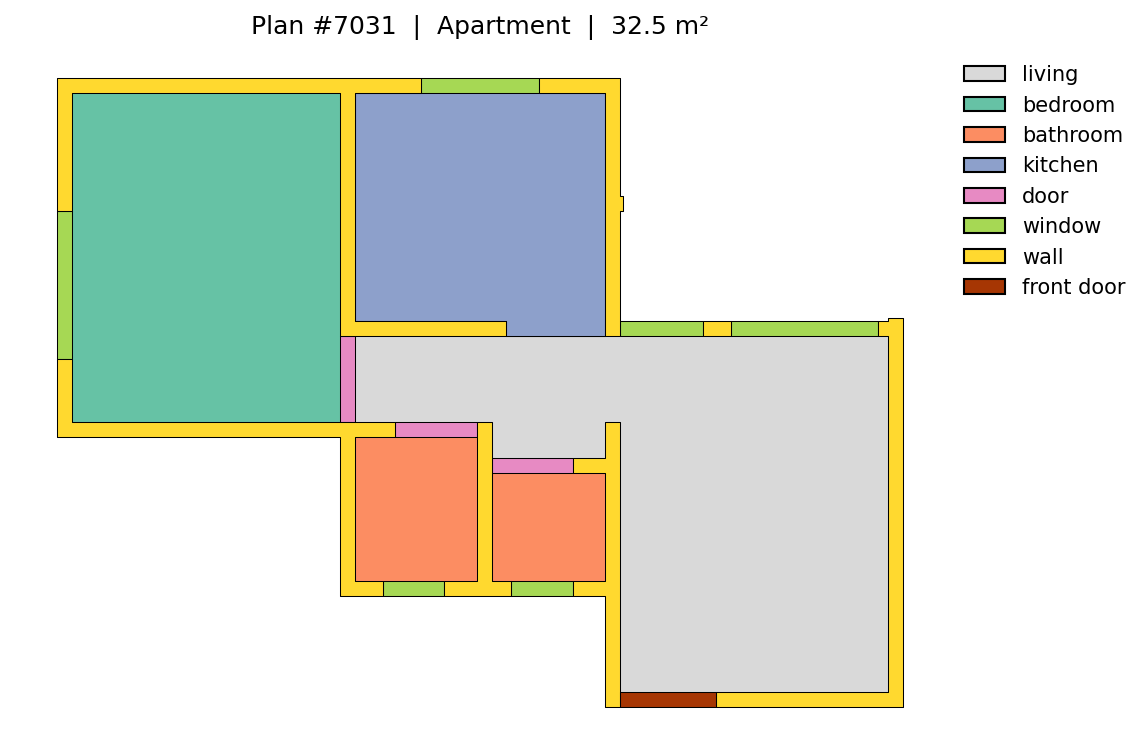
#> input picture furniture_placer/examples/plan_7031.png, 1148 x 753 px
$ python extract.py examples/plan_7031.png
#> lines starting #> are read from the running program, lines starting #| are printed output that depends on the picture; after the words box and inside, x2 and y2 are one past the last pixel; in counts of white or black regions, pixels touching at a corner belong together
"""
Floor Plan Coordinate Extractor
--------------------------------
Given a floor plan image with:
  - Dark walls on white background
  - Colored filled rectangles for furniture:
      Red   → sofa
      Green → rug
      Blue  → coffee table

Extracts pixel coordinates and sizes of all walls and furniture,
saves to output/result.json, and renders a 2D matplotlib visualization.

Usage:
    python extract.py <image_path> [--show] [--min-wall INT] [--min-furniture INT]
"""

import argparse
import json
import math
import os
import sys

import cv2
import numpy as np
import matplotlib.pyplot as plt
import matplotlib.patches as mpatches
from matplotlib.transforms import Affine2D

# ---------------------------------------------------------------------------
# Color definitions (HSV, OpenCV: H=0-179, S=0-255, V=0-255)
# ---------------------------------------------------------------------------

FURNITURE_COLORS = {
    "sofa": {
        "color": "red",
        "matplotlib_color": "#e53935",
        "ranges": [
            (np.array([0,   80,  80]),  np.array([10,  255, 255])),
            (np.array([165, 80,  80]),  np.array([179, 255, 255])),
        ],
    },
    "rug": {
        "color": "green",
        "matplotlib_color": "#43a047",
        "ranges": [
            (np.array([35, 60, 60]), np.array([90, 255, 255])),
        ],
    },
    "coffee_table": {
        "color": "blue",
        "matplotlib_color": "#1e88e5",
        "ranges": [
            (np.array([95, 60, 60]), np.array([140, 255, 255])),
        ],
    },
}


# ---------------------------------------------------------------------------
# Wall detection (horizontal + vertical only; doors/arcs are ignored)
# ---------------------------------------------------------------------------

def detect_walls(img: np.ndarray, min_length: int = 40):
    # Step 1: mask out colored furniture so their dark borders don't bleed into
    # wall detection (blue fills especially look dark in grayscale).
    hsv = cv2.cvtColor(img, cv2.COLOR_BGR2HSV)
    furniture_mask = np.zeros(img.shape[:2], dtype=np.uint8)
    for config in FURNITURE_COLORS.values():
        for lo, hi in config["ranges"]:
            furniture_mask |= cv2.inRange(hsv, lo, hi)
    # Dilate slightly to also erase the black borders drawn around furniture
    furn_dilate = cv2.getStructuringElement(cv2.MORPH_RECT, (12, 12))
    furniture_mask = cv2.dilate(furniture_mask, furn_dilate)

    # Step 2: grayscale threshold — dark pixels (walls) become white
    gray = cv2.cvtColor(img, cv2.COLOR_BGR2GRAY)
    _, binary = cv2.threshold(gray, 0, 255, cv2.THRESH_BINARY_INV + cv2.THRESH_OTSU)

    # Erase furniture regions from the binary mask
    binary[furniture_mask > 0] = 0

    walls = []

    # Step 3: horizontal walls
    # A kernel of shape (min_length, 1) acts as a horizontal "gate":
    # only structures at least min_length pixels wide survive the opening.
    # Curved lines, arcs, and short blobs are erased.
    h_kernel = cv2.getStructuringElement(cv2.MORPH_RECT, (min_length, 1))
    h_binary = cv2.morphologyEx(binary, cv2.MORPH_OPEN, h_kernel)

    h_contours, _ = cv2.findContours(h_binary, cv2.RETR_EXTERNAL, cv2.CHAIN_APPROX_SIMPLE)
    for c in h_contours:
        x, y, w, h = cv2.boundingRect(c)
        if w < min_length:
            continue
        walls.append({
            "orientation": "horizontal",
            # centerline endpoints
            "x1": int(x),        "y1": int(y + h // 2),
            "x2": int(x + w),    "y2": int(y + h // 2),
            "length_px": int(w),
            "thickness_px": int(h),
            "bounding_box": {"x": int(x), "y": int(y), "w": int(w), "h": int(h)},
        })

    # Step 4: vertical walls — same idea with a (1, min_length) kernel
    v_kernel = cv2.getStructuringElement(cv2.MORPH_RECT, (1, min_length))
    v_binary = cv2.morphologyEx(binary, cv2.MORPH_OPEN, v_kernel)

    v_contours, _ = cv2.findContours(v_binary, cv2.RETR_EXTERNAL, cv2.CHAIN_APPROX_SIMPLE)
    for c in v_contours:
        x, y, w, h = cv2.boundingRect(c)
        if h < min_length:
            continue
        walls.append({
            "orientation": "vertical",
            "x1": int(x + w // 2), "y1": int(y),
            "x2": int(x + w // 2), "y2": int(y + h),
            "length_px": int(h),
            "thickness_px": int(w),
            "bounding_box": {"x": int(x), "y": int(y), "w": int(w), "h": int(h)},
        })

    for i, wall in enumerate(walls):
        wall["id"] = i

    return walls


# ---------------------------------------------------------------------------
# Furniture detection
# ---------------------------------------------------------------------------

def _make_mask(hsv: np.ndarray, ranges) -> np.ndarray:
    mask = np.zeros(hsv.shape[:2], dtype=np.uint8)
    for lo, hi in ranges:
        mask |= cv2.inRange(hsv, lo, hi)
    return mask


def _is_rectangular(contour: np.ndarray, threshold: float = 0.75) -> bool:
    rect = cv2.minAreaRect(contour)
    rect_area = rect[1][0] * rect[1][1]
    if rect_area == 0:
        return False
    return (cv2.contourArea(contour) / rect_area) >= threshold


def detect_furniture(img: np.ndarray, min_area: int = 200) -> list:
    hsv = cv2.cvtColor(img, cv2.COLOR_BGR2HSV)

    furniture = []
    item_id = 0

    for furniture_type, config in FURNITURE_COLORS.items():
        # Build color mask
        mask = _make_mask(hsv, config["ranges"])

        # Fill interior holes, remove noise
        kernel = cv2.getStructuringElement(cv2.MORPH_RECT, (5, 5))
        mask = cv2.morphologyEx(mask, cv2.MORPH_CLOSE, kernel, iterations=2)
        mask = cv2.morphologyEx(mask, cv2.MORPH_OPEN, kernel, iterations=1)

        contours, _ = cv2.findContours(mask, cv2.RETR_EXTERNAL, cv2.CHAIN_APPROX_SIMPLE)

        for contour in contours:
            area = cv2.contourArea(contour)
            if area < min_area:
                continue
            if not _is_rectangular(contour):
                continue

            # Rotated bounding rectangle
            rect = cv2.minAreaRect(contour)
            center, (w, h), angle = rect

            # Normalize: ensure width >= height
            if w < h:
                w, h = h, w
                angle += 90
            angle = angle % 180

            box_points = cv2.boxPoints(rect)
            box_points = np.int32(box_points)

            ax, ay, aw, ah = cv2.boundingRect(contour)

            furniture.append({
                "id": item_id,
                "type": furniture_type,
                "color": config["color"],
                "center_x": float(round(center[0], 2)),
                "center_y": float(round(center[1], 2)),
                "width": float(round(w, 2)),
                "height": float(round(h, 2)),
                "angle_deg": float(round(angle, 2)),
                "bounding_box": {"x": int(ax), "y": int(ay), "w": int(aw), "h": int(ah)},
                "box_points": box_points.tolist(),
                "area_px": float(round(area, 2)),
            })
            item_id += 1

    return furniture


# ---------------------------------------------------------------------------
# 2D Matplotlib visualization
# ---------------------------------------------------------------------------

def visualize(img_shape, walls, furniture, output_path: str, show: bool = False):
    h, w = img_shape[:2]

    fig, ax = plt.subplots(figsize=(max(8, w / 100), max(6, h / 100)))
    ax.set_xlim(0, w)
    ax.set_ylim(h, 0)  # invert Y so origin is top-left (matches image coords)
    ax.set_aspect("equal")
    ax.set_facecolor("#f5f5f5")
    ax.set_title("Floor Plan — Extracted Coordinates", fontsize=14)
    ax.set_xlabel("X (pixels)")
    ax.set_ylabel("Y (pixels)")

    # Draw walls as solid rectangles (bounding box preserves actual wall thickness)
    for wall in walls:
        bb = wall["bounding_box"]
        rect = mpatches.Rectangle(
            (bb["x"], bb["y"]), bb["w"], bb["h"],
            facecolor="#444444",
            edgecolor="#222222",
            linewidth=0.5,
            zorder=1,
        )
        ax.add_patch(rect)

    # Draw furniture
    furniture_colors = {ft: cfg["matplotlib_color"] for ft, cfg in FURNITURE_COLORS.items()}

    for item in furniture:
        color = furniture_colors.get(item["type"], "#9e9e9e")
        cx, cy = item["center_x"], item["center_y"]
        fw, fh = item["width"], item["height"]
        angle = item["angle_deg"]

        # Rectangle patch centered at origin, then rotated and translated
        # matplotlib Rectangle origin is bottom-left; we center it manually
        rect_patch = mpatches.FancyBboxPatch(
            (-fw / 2, -fh / 2),
            fw, fh,
            boxstyle="square,pad=0",
            facecolor=color,
            edgecolor="black",
            linewidth=1.2,
            alpha=0.75,
            zorder=2,
        )

        # Rotation transform: rotate around the rectangle's own center, then translate
        # Note: matplotlib uses counter-clockwise degrees; image angle is clockwise,
        # and Y is inverted, so we negate the angle.
        transform = (
            Affine2D()
            .rotate_deg(-angle)
            .translate(cx, cy)
            + ax.transData
        )
        rect_patch.set_transform(transform)
        ax.add_patch(rect_patch)

        label = f"{item['type'].replace('_', ' ')}\n{item['width']:.0f}×{item['height']:.0f}px"
        ax.text(
            cx, cy, label,
            ha="center", va="center",
            fontsize=7, fontweight="bold",
            color="white",
            zorder=3,
        )

    # Legend
    legend_handles = [
        mpatches.Patch(facecolor="#444444", edgecolor="black", label="Wall (H/V)"),
    ]
    for ft, cfg in FURNITURE_COLORS.items():
        legend_handles.append(
            mpatches.Patch(facecolor=cfg["matplotlib_color"], edgecolor="black",
                           label=f"{ft.replace('_', ' ').title()} ({cfg['color']})")
        )
    ax.legend(handles=legend_handles, loc="upper right", fontsize=8)

    plt.tight_layout()
    plt.savefig(output_path, dpi=150, bbox_inches="tight")
    print(f"Visualization saved → {output_path}")

    if show:
        plt.show()

    plt.close()


# ---------------------------------------------------------------------------
# Main
# ---------------------------------------------------------------------------

def main():
    parser = argparse.ArgumentParser(description="Extract floor plan wall and furniture coordinates.")
    parser.add_argument("image", help="Path to the floor plan image (PNG/JPG)")
    parser.add_argument("--show", action="store_true", help="Open interactive matplotlib window")
    parser.add_argument("--min-length", type=int, default=40, metavar="PX",
                        help="Minimum wall length in pixels (default: 40)")
    parser.add_argument("--min-furniture", type=int, default=200, metavar="PX2",
                        help="Minimum furniture contour area in pixels² (default: 200)")
    parser.add_argument("--output-dir", default="output", help="Output directory (default: ./output)")
    args = parser.parse_args()

    if not os.path.isfile(args.image):
        print(f"Error: file not found: {args.image}", file=sys.stderr)
        sys.exit(1)

    img = cv2.imread(args.image)
#> img is the input picture: shape (753, 1148, 3); mean B, G, R 214.5, 225.5, 220.6
    if img is None:
        print(f"Error: could not read image: {args.image}", file=sys.stderr)
        sys.exit(2)

    h, w = img.shape[:2]
    print(f"Image loaded: {w}×{h} px  ({args.image})")
#| Image loaded: 1148×753 px  (examples/plan_7031.png)

    print("Detecting walls...")
    walls = detect_walls(img, min_length=args.min_length)
#> after the loop in detect_walls, `for config in FURNITURE_COLORS.values():`:
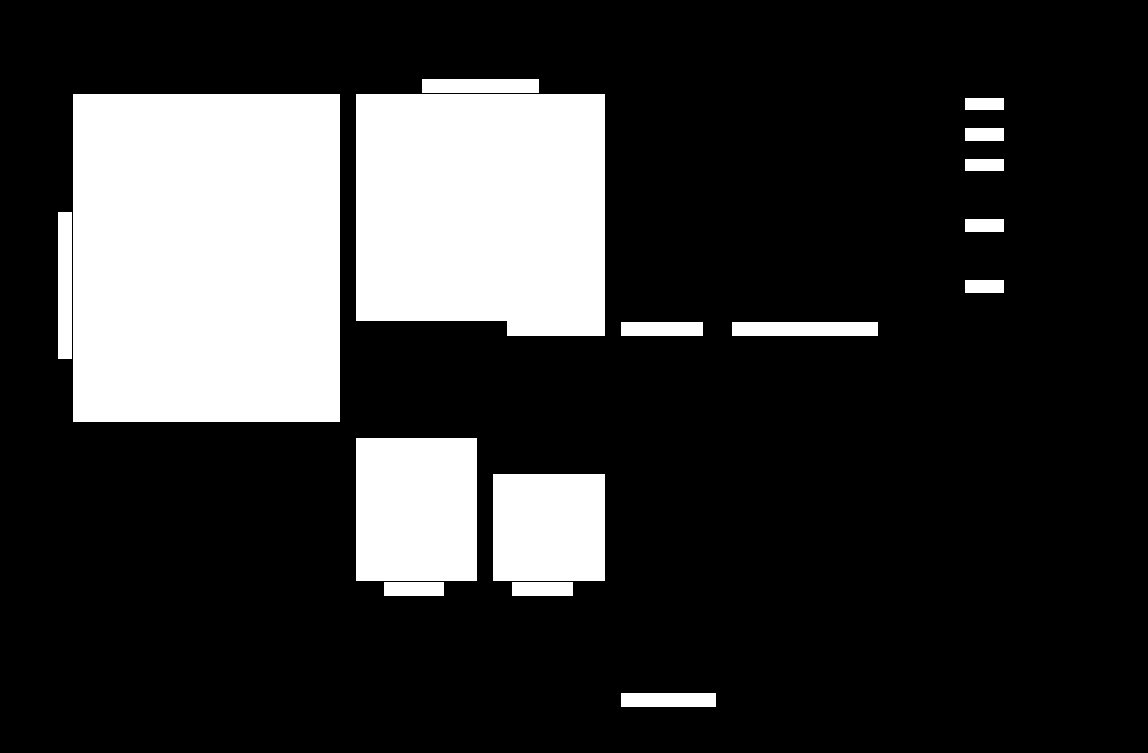
#> furniture_mask: shape (753, 1148); 21.7% white; 16 white regions, largest, box (x1, y1, x2, y2) and area: (73, 94, 340, 422) 87576, (356, 94, 605, 336) 57993, (356, 438, 477, 581) 17303
#> in detect_walls, `h_contours, _ = cv2.findContours(h_binary, cv2.RETR_EXTERNAL, cv2.CHAI..`: h_contours = 14 contours, 7 with area under 20; largest, box (x1, y1, x2, y2) and area: (347, 422, 494, 433) 821, (493, 458, 607, 469) 810, (964, 187, 1007, 204) 672, (964, 262, 1007, 264) 42, (964, 248, 1007, 250) 42, (964, 80, 1007, 82) 42, (964, 65, 1007, 67) 42
#> the loop in detect_walls, `for c in h_contours:` made 14 passes
#> (c, x, y, w, h) on passes 1, 2, 3, 5, 7, 8: ([[723, 707], [904, 707]], 723, 707, 182, 1), ([[723, 692], [889, 692]], 723, 692, 167, 1), ([[451, 596], [507, 596]], 451, 596, 57, 1), ([[58, 437], [341, 437]], 58, 437, 284, 1), ([[347, 336], [502, 336]], 347, 336, 156, 1), ([[964, 262], [964, 263], [1006, 263], [1006, 262]], 964, 262, 43, 2)
#> after the loop in detect_walls, `for c in h_contours:`: walls = 14 items
#> in detect_walls, `v_binary = cv2.morphologyEx(binary, cv2.MORPH_OPEN, v_kernel)`:
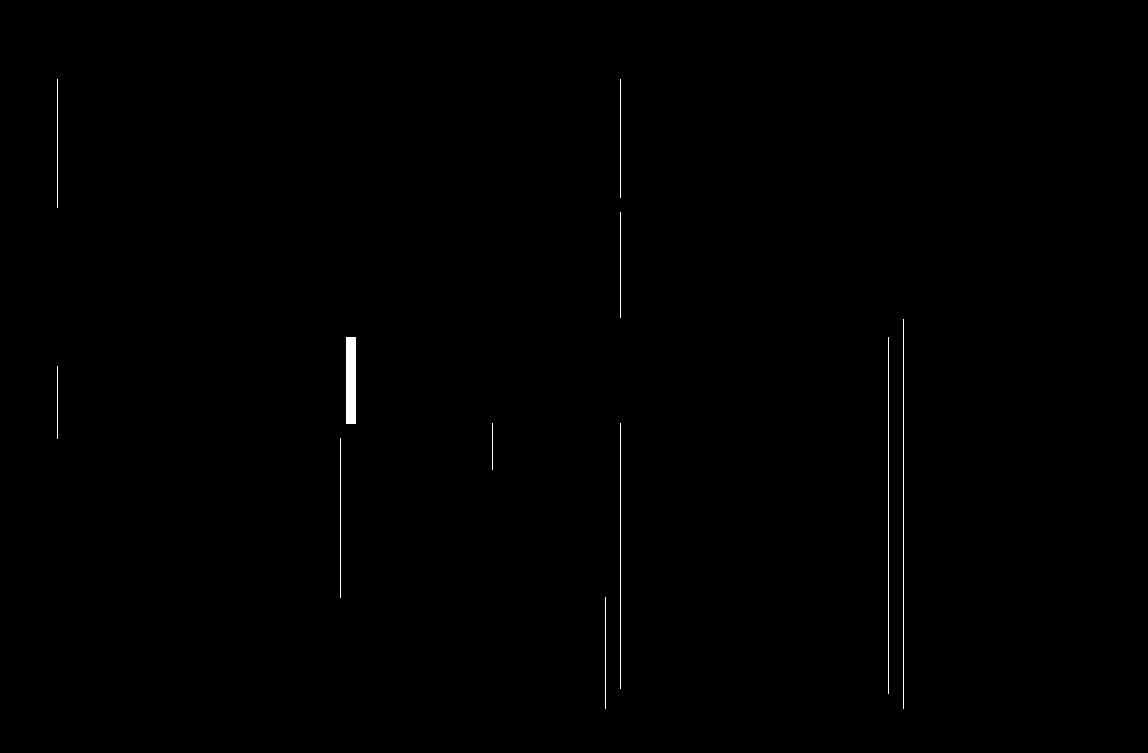
#> v_binary: shape (753, 1148); 0.3% white; 11 white regions
#> in detect_walls, `v_contours, _ = cv2.findContours(v_binary, cv2.RETR_EXTERNAL, cv2.CHAI..`: v_contours = 11 contours, 10 with area under 20; largest, box (x1, y1, x2, y2) and area: (346, 337, 356, 424) 774
#> the loop in detect_walls, `for c in v_contours:` made 11 passes
#> (c, x, y, w, h) on passes 1 to 6: ([[605, 597], [605, 708]], 605, 597, 1, 112), ([[340, 438], [340, 597]], 340, 438, 1, 160), ([[620, 423], [620, 688]], 620, 423, 1, 266), ([[492, 423], [492, 469]], 492, 423, 1, 47), ([[57, 366], [57, 438]], 57, 366, 1, 73), ([[888, 337], [888, 693]], 888, 337, 1, 357)
#> after the loop in detect_walls, `for c in v_contours:`: walls = 25 items
#> the loop in detect_walls, `for i, wall in enumerate(walls):` made 25 passes
#> walls = 25 items
    print(f"  → {len(walls)} wall segment(s) found")
#|   → 25 wall segment(s) found

    print("Detecting furniture...")
    furniture = detect_furniture(img, min_area=args.min_furniture)
#> the loop in detect_furniture, `for furniture_type, config in FURNITURE_COLORS.items():` made 3 passes
#> pass 1, in detect_furniture, `mask = _make_mask(hsv, config["ranges"])`:
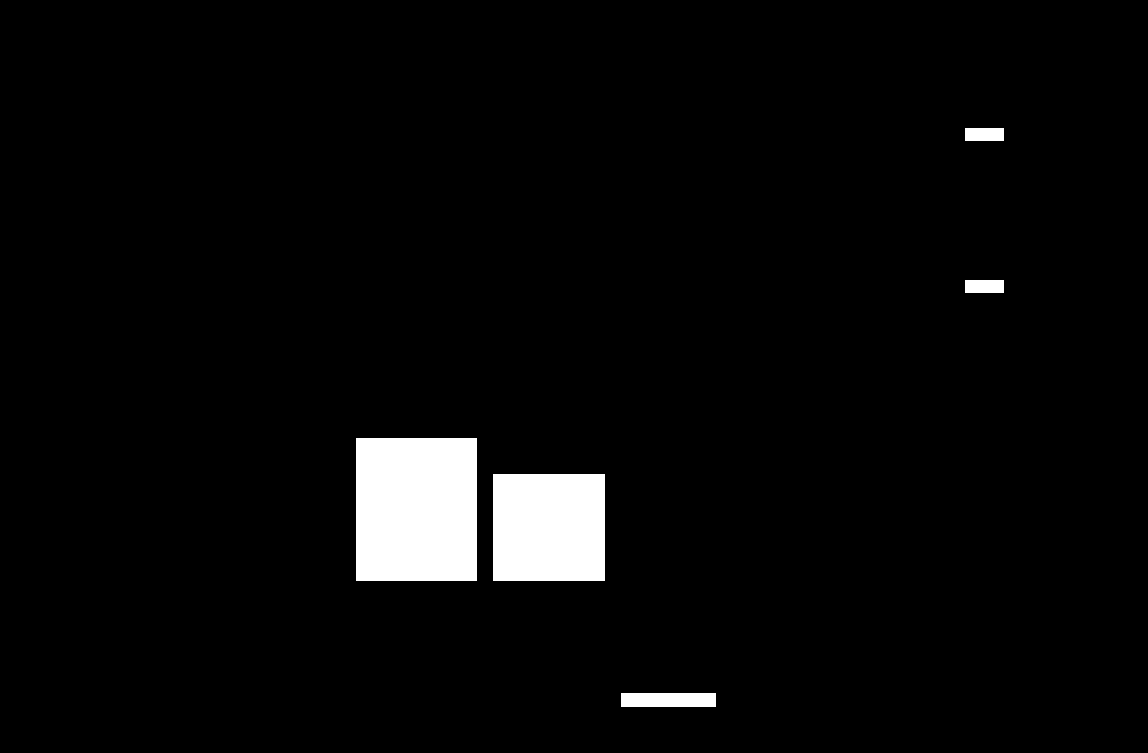
#> mask: shape (753, 1148); 3.7% white; 5 white regions, box (x1, y1, x2, y2) and area: (356, 438, 477, 581) 17303, (493, 474, 605, 581) 11984, (621, 693, 716, 707) 1330, (965, 128, 1004, 141) 507, (965, 280, 1004, 293) 507
#> after the loop in detect_furniture, `for furniture_type, config in FURNITURE_COLORS.items():`: furniture = 15 items; item_id = 15
#> furniture = 15 items
    print(f"  → {len(furniture)} furniture item(s) found")
#|   → 15 furniture item(s) found

    # Summarize furniture counts by type
    by_type: dict[str, int] = {}
    for item in furniture:
        by_type[item["type"]] = by_type.get(item["type"], 0) + 1
#> this loop made 15 passes
#> after the loop, by_type = {'sofa': 5, 'rug': 8, 'coffee_table': 2}

    result = {
        "image_path": os.path.abspath(args.image),
        "image_width": w,
        "image_height": h,
        "walls": walls,
        "furniture": furniture,
        "summary": {
            "wall_count": len(walls),
            "furniture_count": len(furniture),
            "furniture_by_type": by_type,
        },
    }

    os.makedirs(args.output_dir, exist_ok=True)

    json_path = os.path.join(args.output_dir, "result.json")
    with open(json_path, "w") as f:
        json.dump(result, f, indent=2)
    print(f"JSON saved → {json_path}")

    stem = os.path.splitext(os.path.basename(args.image))[0]
    viz_path = os.path.join(args.output_dir, f"{stem}_visualization.png")
    visualize(img.shape, walls, furniture, viz_path, show=args.show)
#> the loop in visualize, `for wall in walls:` made 25 passes
#> bb on passes 1 to 8: {'x': 723, 'y': 707, 'w': 182, 'h': 1}, {'x': 723, 'y': 692, 'w': 167, 'h': 1}, {'x': 451, 'y': 596, 'w': 57, 'h': 1}, {'x': 493, 'y': 458, 'w': 114, 'h': 11}, {'x': 58, 'y': 437, 'w': 284, 'h': 1}, {'x': 347, 'y': 422, 'w': 147, 'h': 11}, {'x': 347, 'y': 336, 'w': 156, 'h': 1}, {'x': 964, 'y': 262, 'w': 43, 'h': 2}
#> the loop in visualize, `for item in furniture:` made 15 passes
#> (color, cx, cy, fw, fh, angle) on passes 1 to 8: ('#e53935', 668, 699.5, 94, 13, 0), ('#e53935', 548.5, 527, 111, 106, 0), ('#e53935', 416, 509, 142, 120, 90), ('#e53935', 984, 286, 38, 12, 0), ('#e53935', 984, 134, 38, 12, 0), ('#43a047', 542, 588.5, 60, 13, 0), ('#43a047', 413.5, 588.5, 59, 13, 0), ('#43a047', 804.5, 328.5, 145, 13, 0)
#> in visualize, `plt.savefig(output_path, dpi=150, bbox_inches="tight")`:
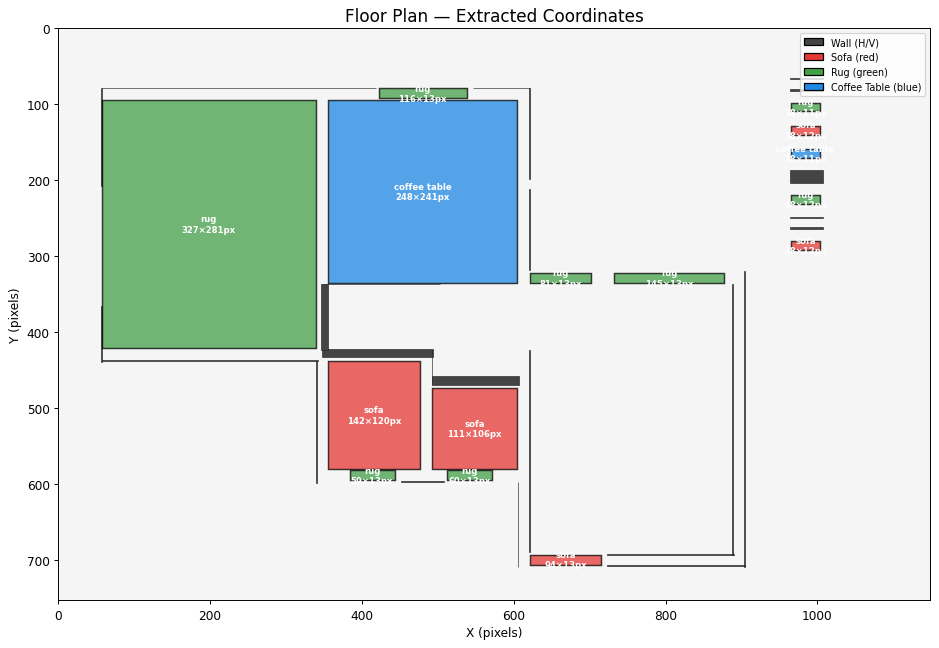
#> figure drawn by matplotlib, 1 panel

    print("\nSummary:")
    h_walls = [w for w in walls if w["orientation"] == "horizontal"]
#> h_walls = 14 items
    v_walls = [w for w in walls if w["orientation"] == "vertical"]
#> v_walls = 11 items
    print(f"  Walls:     {len(walls)}  (H={len(h_walls)}, V={len(v_walls)})")
#|   Walls:     25  (H=14, V=11)
    print(f"  Furniture: {len(furniture)}")
#|   Furniture: 15
    for ftype, count in by_type.items():
        print(f"    {ftype}: {count}")
#> this loop made 3 passes
#> (ftype, count) on passes 1 to 3: ('sofa', 5), ('rug', 8), ('coffee_table', 2)
#> (printed output is left out)


if __name__ == "__main__":
    main()
